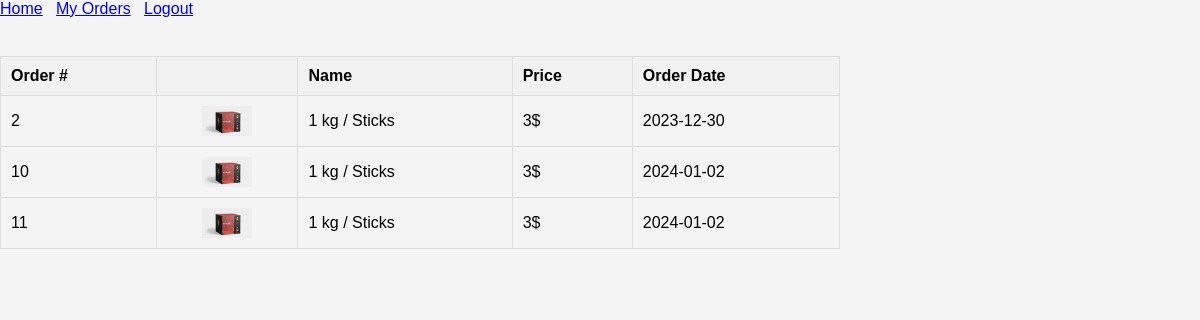
Screenshot of /MyOrders.php (signed in) with the database file from the repository.
### tables this page shows
CREATE TABLE `order` (
  `OrderNb` int(11) NOT NULL,
  `ItemId` int(11) NOT NULL,
  `UserId` int(11) NOT NULL,
  `OrderDate` date NOT NULL
);

CREATE TABLE `item` (
  `ID` int(11) NOT NULL,
  `Name` varchar(50) NOT NULL,
  `Price` float NOT NULL,
  `Image` varchar(500) NOT NULL
);

### MyOrders.php (the view, shortened to what this page needs)
<!DOCTYPE html>
<html lang="en">
<head>
</head>
<body>
<?php
include("auth.php");
$userId = $_SESSION["UserId"];
require("Config.php");
$query = "SELECT I.ID, I.Name, I.Price, I.Image, O.OrderDate, O.OrderNb
          FROM item I
          INNER JOIN `order` O ON I.ID = O.itemId
          WHERE O.UserId = $userId";
$result = mysqli_query($con, $query);
echo "<table>";
echo "<tr>
        <th>Order #</th>
        <th></th>
        <th>Name</th>
        <th>Price</th>
        <th>Order Date</th>
      </tr>";
while ($row = mysqli_fetch_array($result)) {
    echo "<tr>";
    echo "<td>{$row["OrderNb"]}</td>";
    $img = $row["Image"];
    echo "<td><img src='Uploads/$img' alt='Item Image'/></td>";
    echo "<td>{$row["Name"]}</td>";
    echo "<td>{$row["Price"]}$</td>";
    echo "<td>{$row["OrderDate"]}</td>";
    echo "</tr>";
}
echo "</table>";
?>
</body>
</html>

### MyOrders.php (style rules this page uses)
body { font-family: Arial, sans-serif; margin: 0; padding: 0; justify-content: center; align-items: center; min-height: 100vh; background-color: #f4f4f4; }
table { width: 70%; border-collapse: collapse; margin-top: 20px; }
th, td { border: 1px solid #ddd; padding: 10px; text-align: left; }
th { background-color: #f2f2f2; }
img { display: block; max-width: 50px; max-height: 50px; margin: 0 auto; }

### rows the page displays
order: OrderNb "2", ItemId.Image (picture), ItemId.Name "1 kg / Sticks", ItemId.Price "3", OrderDate "2023-12-30"
order: OrderNb "10", ItemId.Image (picture), ItemId.Name "1 kg / Sticks", ItemId.Price "3", OrderDate "2024-01-02"
order: OrderNb "11", ItemId.Image (picture), ItemId.Name "1 kg / Sticks", ItemId.Price "3", OrderDate "2024-01-02"
